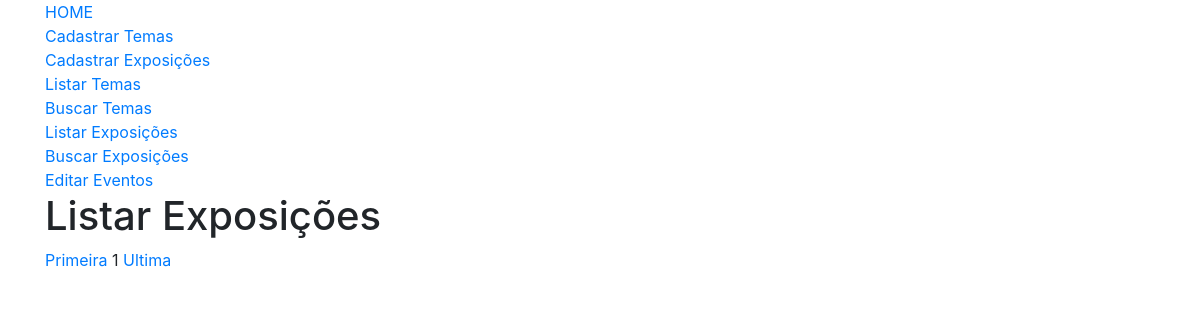
Before: /funcionario/form-listar-exposicoes.php with the older database file.
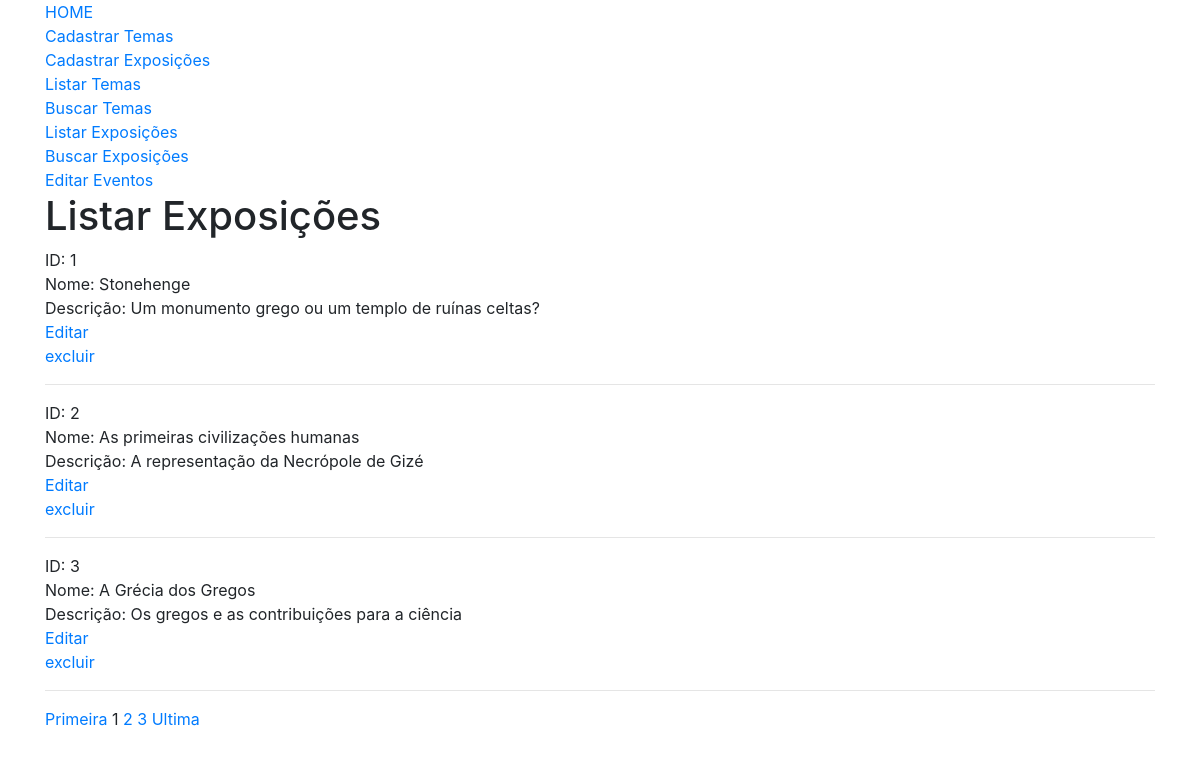
After: the same page with the newer database file.
### tables this page shows
CREATE TABLE IF NOT EXISTS exposicoes (
	id INT AUTO_INCREMENT PRIMARY KEY,    
    nome VARCHAR(100), 
    descricao VARCHAR(1000)    
);

### funcionario/form-listar-exposicoes.php (the view, shortened to what this page needs)
<?php
include_once("../db/conexao.php");
?>
<!DOCTYPE html>
<html lang="pt-br">
	<head>
		<link rel="stylesheet" href="https://stackpath.bootstrapcdn.com/bootstrap/4.1.0/css/bootstrap.min.css">
	</head>
	<body>
		<div class="container">
			<a href="../index.php">HOME</a><br>
			<a href="form-cad-temas.php">Cadastrar Temas</a><br>
			<a href="form-cad-exposicoes.php">Cadastrar Exposições</a><br>
			<a href="form-listar-temas.php">Listar Temas</a><br>
			<a href="form-buscar-temas.php">Buscar Temas</a><br>
			<a href="form-listar-exposicoes.php">Listar Exposições</a><br>
			<a href="form-buscar-exposicoes.php">Buscar Exposições</a><br>
			<a href="t-c-gerir-eventos.php">Editar Eventos</a><br>
			<h1> Listar Exposições </h1>
			<?php
			$pagina_atual = filter_input(INPUT_GET,'pagina', FILTER_SANITIZE_NUMBER_INT);
			$pagina = (!empty($pagina_atual)) ? $pagina_atual : 1;
			$total_de_resultados_por_pagina = 3;
			$inicio = ($total_de_resultados_por_pagina * $pagina) - $total_de_resultados_por_pagina;
			$query = "SELECT * FROM exposicoes LIMIT $inicio, $total_de_resultados_por_pagina";
			$result_query = mysqli_query($conn, $query);
			while($row = mysqli_fetch_assoc($result_query))
			{
				echo "ID: " . $row['id'] . "<br>";
				echo "Nome: " . $row['nome'] . "<br>";
				echo "Descrição: " . $row['descricao'] . "<br>";
				echo "<a href='form-editar-exposicao.php?id=" . $row['id'] . "'>Editar</a><br>";
				echo "<a href='proc-excluir-exposicao.php?id=" . $row['id'] . "' data-confirm=''>excluir</a><br><hr>";
			}
			$query = "SELECT COUNT(id) AS total_exposicoes FROM exposicoes";
			$result_query = mysqli_query($conn, $query);
			$row_pagina = mysqli_fetch_assoc($result_query);
			$total_de_paginas = ceil($row_pagina['total_exposicoes'] / $total_de_resultados_por_pagina);
			$max_links = 2;
			echo "<a href='form-listar-exposicoes.php?pagina=1'>Primeira</a> ";
			echo "$pagina ";
			for($pagina_seguinte = $pagina + 1; $pagina_seguinte <= $pagina + $max_links; $pagina_seguinte++)
			{
				if($pagina_seguinte <= $total_de_paginas)
				{
					echo "<a href='form-listar-exposicoes.php?pagina=$pagina_seguinte'>$pagina_seguinte</a> ";
				}
			}
			echo "<a href='form-listar-exposicoes.php?pagina=$total_de_paginas'>Ultima</a>";
			?>
		</div>
	</body>
</html>

Changed rows visible on the page:
added exposicoes: id "1", nome "Stonehenge", descricao "Um monumento grego ou um templo de ruínas celtas?"
added exposicoes: id "2", nome "As primeiras civilizações humanas", descricao "A representação da Necrópole de Gizé"
added exposicoes: id "3", nome "A Grécia dos Gregos", descricao "Os gregos e as contribuições para a ciência"
Other visible differences:
new list line: "2"
new list line: "3"
